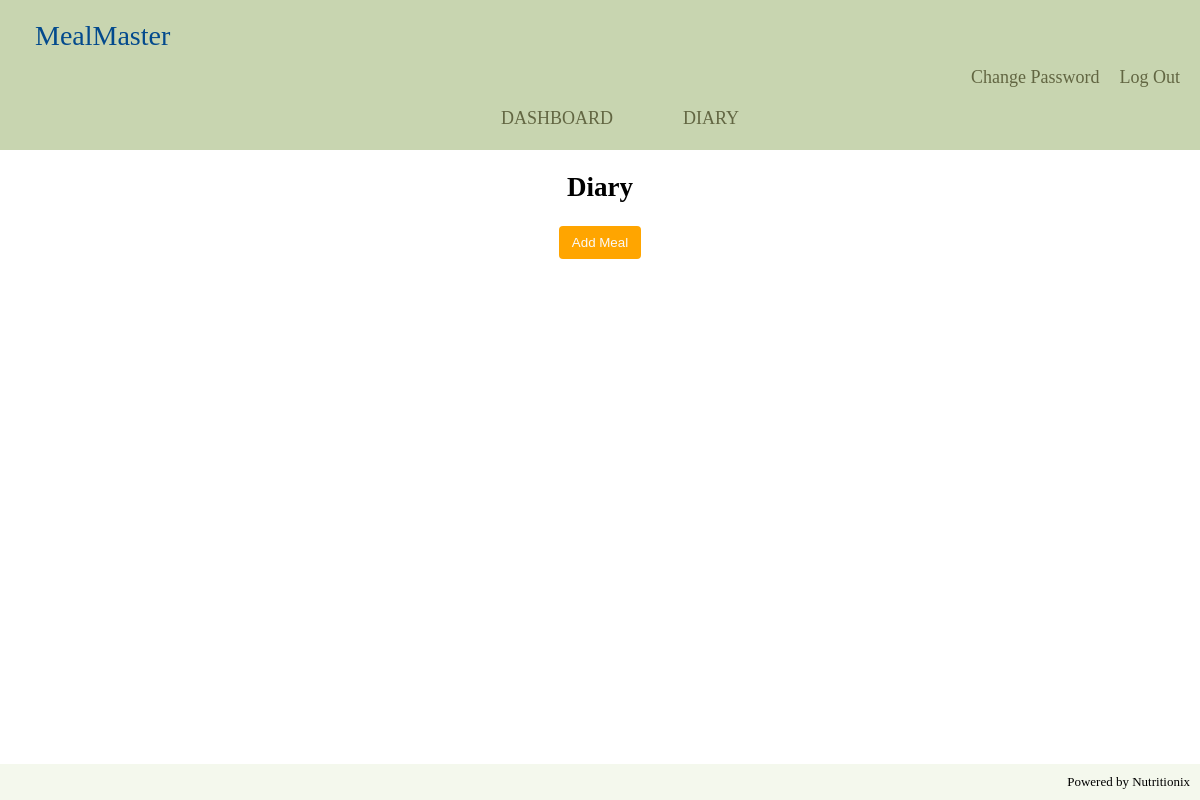
The page /diary (signed in) on the database as committed earlier.
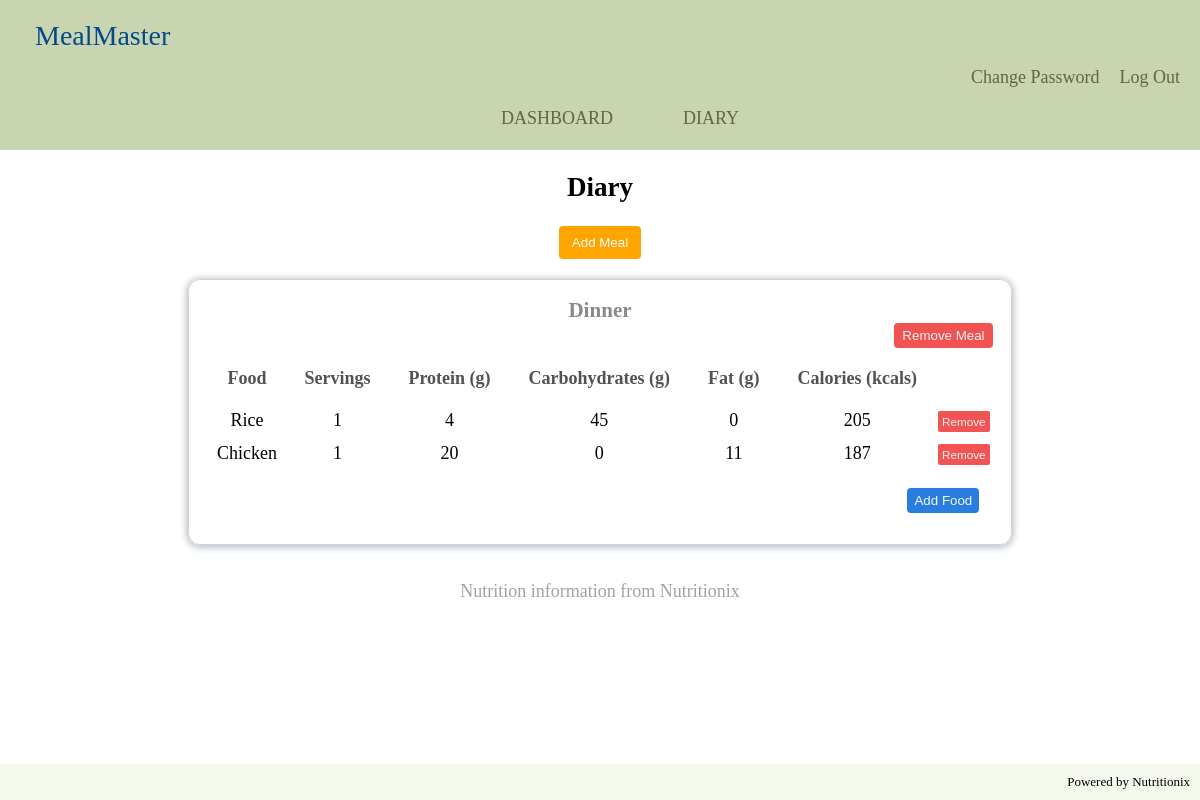
The same page on the database as committed later.
### tables this page shows
CREATE TABLE "meals" (meal_id INTEGER PRIMARY KEY NOT NULL, meal_name TEXT COLLATE NOCASE, username TEXT, FOREIGN KEY (username) REFERENCES users(username));

CREATE TABLE foods (food_id INTEGER PRIMARY KEY, food_name TEXT COLLATE NOCASE NOT NULL, servings INTEGER NOT NULL, calories INTEGER, protein INTEGER, carbohydrates INTEGER, fat INTEGER, meal_id INTEGER, FOREIGN KEY (meal_id) REFERENCES meals(meal_id));

### routes.py (the view)
@app.route("/diary")
@login_required
def diary():
    current_user = session['username']
    try:
        conn, cursor = connect_to_db()
        cursor.execute("SELECT * from meals WHERE username  = ?", (session['username'],))
        records = cursor.fetchall()
        meal_columns = [column[0] for column in cursor.description]
        meals = [dict(zip(meal_columns, record)) for record in records]
        for meal in meals:
            cursor.execute("SELECT * FROM foods WHERE meal_id = ?", (meal['meal_id'],))
            food_records = cursor.fetchall()
            food_columns = [column[0] for column in cursor.description]
            meal['foods'] = [dict(zip(food_columns, record)) for record in food_records]
        print(meal_columns, meals)
    except sqlite3.Error as e:
        flash("Error fetching meals")
        print("Error in db while fetching meals -", e)
    finally:
        conn.close()
    return render_template("diary.html", current_user=current_user, meals=meals)

### database.py (called while the page is built)
def connect_to_db():
    conn = sqlite3.connect('database.db')
    cursor = conn.cursor()
    return conn, cursor

### routes.py (called while the page is built)
def login_required(f):
    @wraps(f)
    def decorated_function(*args, **kwargs):
        if 'username' not in session:
            return redirect(url_for('unauthorized'))
        return f(*args, **kwargs)
    return decorated_function

### templates/diary.html (shortened to what this page needs)
{% extends "layout.html" %}
{% block link_styles %}
<link rel="stylesheet" href="/static/diary.css">
{% endblock %}
{% block main %}
<section class="diary-section">
    <h2>Diary</h2>
    <form action="/add_meal" method="POST" id="add-meal-form">
        <button type="button" id="add-meal-btn">Add Meal</button>
    </form>
    {% if meals %}
        {% for meal in meals %}
            <div class="meal-tables-container">
                <div class="meal-table-box">
                    <table class="meal-table">
                        <h3 class="meal-table-name"> {{ meal['meal_name'] }} </h3>
                        <form action="/remove_meal" method="post" class="remove-meal-form">
                            <button class="remove-meal-btn">Remove Meal</button>
                        </form>
                        <thead>
                            <tr>
                                <th>Food</th>
                                <th>Servings</th>
                                <th>Protein (g)</th>
                                <th>Carbohydrates (g)</th>
                                <th>Fat (g)</th>
                                <th>Calories (kcals)</th>
                            </tr>
                        </thead>
                        <tbody>
                            {% for food in meal['foods'] %}
                                <tr>
                                    <td>{{ food['food_name'] }}</td>
                                    <td>{{ food['servings'] }}</td>
                                    <td>{{ food['protein'] }}</td>
                                    <td>{{ food['carbohydrates'] }}</td>
                                    <td>{{ food['fat'] }}</td>
                                    <td>{{ food['calories'] }}</td>
                                    <td>
                                        <form action="/remove_food" method="post">
                                            <button name="remove-food-btn" class="remove-food-btn" type="submit">Remove</button>
                                        </form>
                                    </td>
                                </tr>
                            {% endfor %}
                        </tbody>
                    </table>
                    <button class="add-food-btn">Add Food</button>
                </div>
            </div>
        {% endfor %}
        <p class="nutrition-source-credit">Nutrition information from Nutritionix</p>
    {% endif %}
{% endblock %}

### templates/layout.html (shortened to what this page needs)
<!DOCTYPE html>
<html lang="en">
<head>
    <link rel="stylesheet" href="/static/header.css">
    <link rel="stylesheet" href="/static/general.css">
    {% block link_styles %} {% endblock %}
</head>
<body>
    <header class="main-header">
        <div class="header-logo">
            MealMaster
        </div>
        <div class="nav-section">
            {% if current_user %}
                <div class="nav-right">
                    <ul>
                        <li><a href="/change_pw">Change Password</a></li>
                        <li><a href="/logout">Log Out</a></li>
                    </ul>
                </div>
                <div class="nav-bar">
                    <ul>
                        <li><a href="/dashboard">DASHBOARD</a></li>
                        <li><a href="/diary">DIARY</a></li>
                    </ul>
                </div>
            {% endif %}
        </div>
    </header>
    <main>
        {% block main %}{% endblock %}
    </main>
    <footer>
        Powered by Nutritionix
    </footer>
</body>
</html>

### static/header.css (style rules this page uses)
.main-header { display: flex; flex-direction: column; width: 100%; background-color:rgba(174, 193, 139, 0.675); min-height: 150px; }
.header-logo { margin-left: 30px; margin-top: 15px; padding: 5px; font-size: 28px; font-family:Georgia, 'Times New Roman', Times, serif; font-weight: 500; color: rgb(3, 74, 141); }
.nav-section { display: flex; flex-direction: column; cursor: pointer; color:rgb(98, 102, 66); }
.nav-section div li { border-radius: 4px; }
.nav-right { align-self: flex-end; }
.nav-right ul { list-style: none; display: flex; margin: 0 10px 0 0; }
.nav-right li { padding: 10px; }
.nav-bar { align-self: center; }
.nav-bar ul { list-style: none; display: flex; margin: 0; }
.nav-bar li { padding: 10px 35px; }

### static/general.css (style rules this page uses)
body { margin: 0; padding: 0; font-size: 18px; display: flex; flex-direction: column; min-height: 100vh; }
main { position: relative; flex: 1; display: flex; max-width: 100%; flex-direction: column; align-items: center; }
footer { flex-shrink: 0; background-color:rgba(216, 230, 190, 0.277); padding: 10px; margin-top: auto; display: flex; justify-content: end; font-size: small; }
a { text-decoration: none; color: inherit; }

### static/diary.css (style rules this page uses)
.diary-section { display: flex; flex-direction: column; align-items: center; }
#add-meal-form { display: flex; flex-direction: column; align-items: center; }
#add-meal-btn { padding: 9px 13px; border: 0; border-radius: 4px; background-color: orange; color: rgb(250, 250, 250); cursor: pointer; transition-duration: 0.15s; }
.meal-tables-container { display: flex; margin-top: 20px; }
.meal-table-box { display: flex; flex-direction: column; padding: 1em; border: 1px solid lightgrey; border-radius: 12px; box-shadow: 0 1px 6px 2px rgba(119, 136, 153, 0.486); margin-bottom: 1em; transition-duration: 0.25s; }
.meal-table-name { margin: 0; color: #8a8a8a; align-self: center; }
.remove-meal-btn { align-self: flex-end; padding: 5px 8px; border: 0; border-radius: 4px; background-color: rgba(240, 59, 59, 0.877); color: rgb(241, 241, 241); cursor: pointer; transition-duration: 0.15s; font-weight: 500; }
.meal-table th { font-weight: 600; color: #525252; padding: 1em; }
.meal-table tr { padding: 1em; }
.meal-table td { text-align: center; padding-bottom: 1vh; }
.remove-food-btn { font-size: 0.65em; padding: 4px 4px; background-color: rgba(240, 59, 59, 0.87); color: rgb(241, 241, 241); border: 0; border-radius: 2px; cursor: pointer; transition-duration: 0.15s; }
.add-food-btn { align-self: flex-end; padding: 5px 7px; margin: 1em; border: 0; border-radius: 4px; background-color: rgb(40, 125, 223); color: whitesmoke; cursor: pointer; }
.nutrition-source-credit { color: #a3a2a2; }

Rows that differ between the two databases and show on the page:
added meals: meal_name "Dinner"
added foods: food_name "Rice", servings "1", protein "4", carbohydrates "45", fat "0", calories "205"
added foods: food_name "Chicken", servings "1", protein "20", carbohydrates "0", fat "11", calories "187"
Other text that changed with them:
text now shown: "Nutrition information from Nutritionix"
